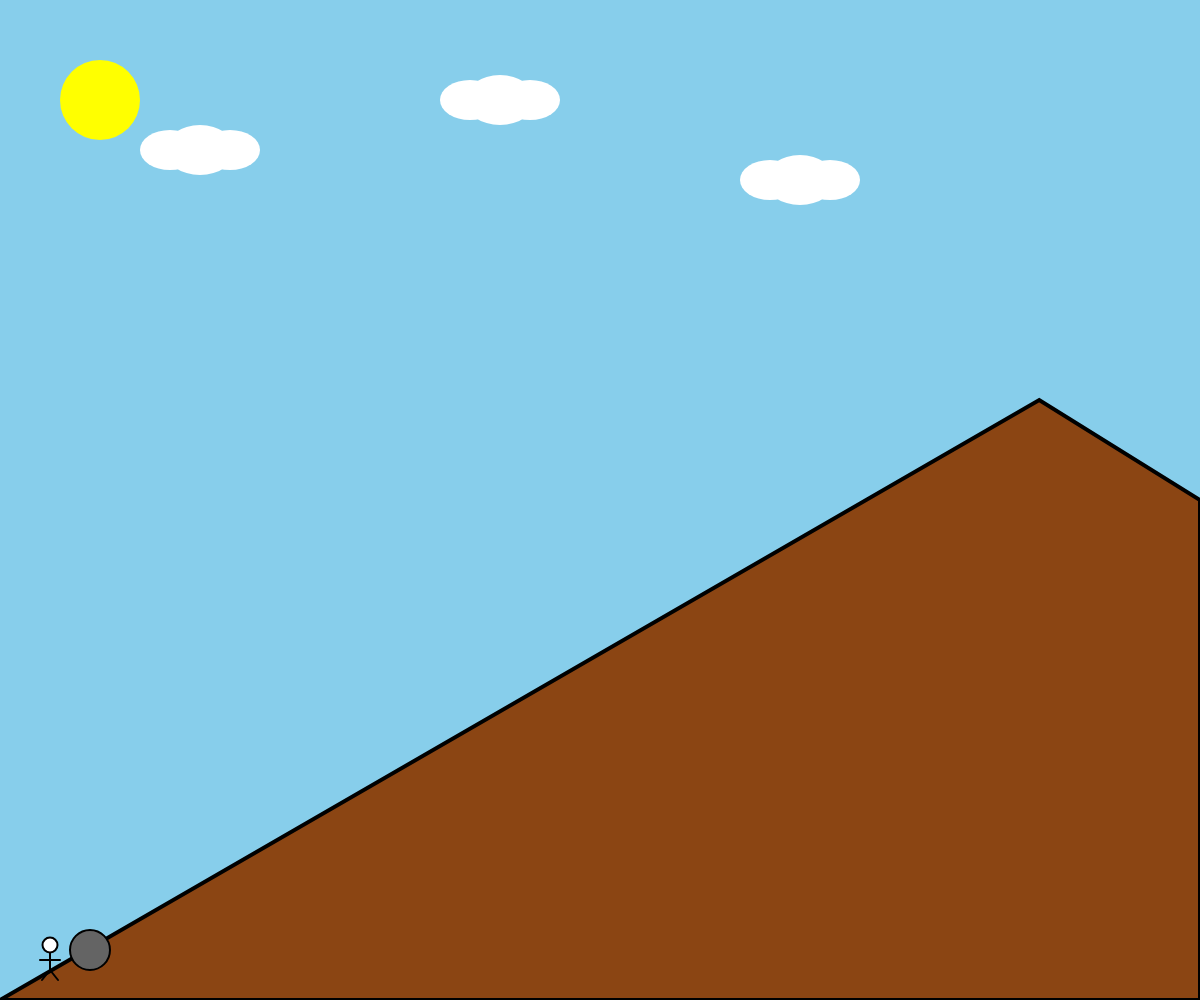
Frame 1 (no input)
Frame 60 (no input): identical to frame 1, image omitted
Frame 120 (the mouse pressed at the canvas centre since frame 60): identical to frame 1, image omitted

The p5.js sketch that drew this single still picture (run headless with seeded random() and noise() and a simulated clock; from frame 60 on, the mouse is pressed at the canvas centre):

// p5.js sketch
// ── sketch.js
// Physics and game variables
let player;
let boulder;
let slope;
let gravity = 0.5;
let pushing = false;
let gameState = 'pushing'; // 'pushing' or 'rolling'

function setup() {
  createCanvas(windowWidth, windowHeight);
  
  // Initialize game objects
  slope = {
    angle: PI/6, // 30 degree slope
    base: createVector(0, height), // Changed to start from bottom-left
    length: 1* width // Changed to full width
  };
  
  // Calculate slope end point
  let rise = slope.length * sin(slope.angle);
  let run = slope.length * cos(slope.angle);
  slope.top = createVector(slope.base.x + run, slope.base.y - rise);
  
  // Adjust initial positions for player and boulder
  player = {
    pos: createVector(50, height - 40),
    size: 30,
    speed: 3
  };
  
  boulder = {
    pos: createVector(90, height - 50),
    size: 40,
    vel: createVector(0, 0)
  };
}

function draw() {
  // Sky
  background(135, 206, 235); // Baby blue
  
  // Sun
  fill(255, 255, 0);
  noStroke();
  circle(100, 100, 80);
  
  // Clouds
  drawCloud(200, 150);
  drawCloud(500, 100);
  drawCloud(800, 180);
  
  // Mountain/Ground
  fill(139, 69, 19); // Brown

  stroke(0);
  strokeWeight(4);
  beginShape();
  vertex(0, height);
  vertex(slope.base.x, slope.base.y);
  vertex(slope.top.x, slope.top.y);
  vertex(width, height/2);
  vertex(width, height);
  endShape(CLOSE);
  
  
  if (keyIsDown(RIGHT_ARROW)) {
    let moveAngle = slope.angle;
    let newX = player.pos.x + cos(moveAngle) * player.speed;
    let newY = player.pos.y - sin(moveAngle) * player.speed;
    
    // Check if new position would be beyond the slope top
    if (newX <= slope.top.x) {
      player.pos.x = newX;
      player.pos.y = newY;
    }
  }
  
  if (keyIsDown(LEFT_ARROW)) {
    let moveAngle = slope.angle;
    let newX = player.pos.x - cos(moveAngle) * player.speed;
    let newY = player.pos.y + sin(moveAngle) * player.speed;
    
    // Check if new position would be beyond the slope base
    if (newX >= slope.base.x + 50) {  // Added offset to prevent going too far left
      player.pos.x = newX;
      player.pos.y = newY;
    }
  }

  // Handle game states
  if (gameState === 'pushing') {
    handlePushing();
  } else {
    handleRolling();
  }

  if (isPlayerNearBoulder() && gameState !== 'rolling') {
    gameState = 'pushing'
  }
  
  // Draw player (Sisyphus) - replace the circle with stick figure
  stroke(0);
  strokeWeight(2);
  fill('white')
  
  // Head
  circle(player.pos.x, player.pos.y - 15, 15);
  
  // Body
  line(player.pos.x, player.pos.y - 7, player.pos.x, player.pos.y + 10);
  
  // Arms
  line(player.pos.x - 10, player.pos.y, player.pos.x + 10, player.pos.y);
  
  // Legs
  line(player.pos.x, player.pos.y + 10, player.pos.x - 8, player.pos.y + 20);
  line(player.pos.x, player.pos.y + 10, player.pos.x + 8, player.pos.y + 20);

  // Draw boulder
  fill(100);
  circle(boulder.pos.x, boulder.pos.y, boulder.size);
}

function isPlayerNearBoulder() {
  let distance = dist(player.pos.x, player.pos.y, boulder.pos.x, boulder.pos.y);
  return distance < player.size + boulder.size;
}

function handlePushing() {
  // Only allow pushing if player is near boulder
  if (!isPlayerNearBoulder()) {
    return;
  }

  if (keyIsDown(RIGHT_ARROW)) {
    // Move boulder with player
    boulder.pos.x = player.pos.x + 30;
    boulder.pos.y = player.pos.y - 10;
    
    // Check if reached top
    if (boulder.pos.x >= slope.top.x - 50) {
      gameState = 'rolling';
      boulder.vel = createVector(0, 0);
    }
  }
  
  if (keyIsDown(LEFT_ARROW)) {
    // Keep boulder with player
    boulder.pos.x = player.pos.x + 30;
    boulder.pos.y = player.pos.y - 10;
  }
}
function handleRolling() {
  // Apply gravity along slope
  let gravityForce = gravity * sin(slope.angle);
  boulder.vel.x -= cos(slope.angle) * gravityForce;
  boulder.vel.y += sin(slope.angle) * gravityForce;
  
  // Update boulder position
  boulder.pos.x += boulder.vel.x;
  boulder.pos.y += boulder.vel.y;
  
  // Check if boulder reached bottom
  if (boulder.pos.x <= slope.base.x + 60) {
    boulder.pos.x = slope.base.x + 60;
    boulder.pos.y = slope.base.y - 40; // Adjust y position to match initial setup
    boulder.vel = createVector(0, 0);
    gameState = ''
  }
}

// Add this new function for drawing clouds
function drawCloud(x, y) {
  fill(255);
  noStroke();
  ellipse(x, y, 70, 50);
  ellipse(x + 30, y, 60, 40);
  ellipse(x - 30, y, 60, 40);
}
